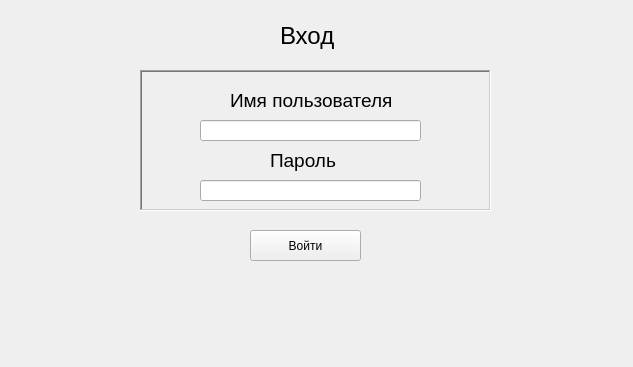
<?xml version="1.0" encoding="UTF-8"?>
<ui version="4.0">
 <class>MainWindow</class>
 <widget class="QMainWindow" name="MainWindow">
  <property name="geometry">
   <rect>
    <x>0</x>
    <y>0</y>
    <width>633</width>
    <height>367</height>
   </rect>
  </property>
  <property name="windowTitle">
   <string>MainWindow</string>
  </property>
  <widget class="QWidget" name="centralwidget">
   <widget class="QLabel" name="label">
    <property name="geometry">
     <rect>
      <x>280</x>
      <y>20</y>
      <width>71</width>
      <height>31</height>
     </rect>
    </property>
    <property name="font">
     <font>
      <pointsize>18</pointsize>
     </font>
    </property>
    <property name="text">
     <string>Вход</string>
    </property>
   </widget>
   <widget class="QPushButton" name="sign_up_button">
    <property name="geometry">
     <rect>
      <x>250</x>
      <y>230</y>
      <width>111</width>
      <height>31</height>
     </rect>
    </property>
    <property name="text">
     <string>Войти</string>
    </property>
    <property name="checkable">
     <bool>false</bool>
    </property>
    <property name="checked">
     <bool>false</bool>
    </property>
    <property name="autoRepeat">
     <bool>false</bool>
    </property>
    <property name="autoExclusive">
     <bool>false</bool>
    </property>
    <property name="autoDefault">
     <bool>false</bool>
    </property>
    <property name="default">
     <bool>false</bool>
    </property>
    <property name="flat">
     <bool>false</bool>
    </property>
   </widget>
   <widget class="QFrame" name="frame">
    <property name="geometry">
     <rect>
      <x>140</x>
      <y>70</y>
      <width>351</width>
      <height>141</height>
     </rect>
    </property>
    <property name="frameShape">
     <enum>QFrame::WinPanel</enum>
    </property>
    <property name="frameShadow">
     <enum>QFrame::Sunken</enum>
    </property>
    <widget class="QLabel" name="user_name_label">
     <property name="geometry">
      <rect>
       <x>90</x>
       <y>20</y>
       <width>161</width>
       <height>21</height>
      </rect>
     </property>
     <property name="font">
      <font>
       <pointsize>14</pointsize>
      </font>
     </property>
     <property name="text">
      <string>Имя пользователя</string>
     </property>
    </widget>
    <widget class="QLineEdit" name="user_name_input">
     <property name="geometry">
      <rect>
       <x>60</x>
       <y>50</y>
       <width>221</width>
       <height>21</height>
      </rect>
     </property>
     <property name="font">
      <font>
       <pointsize>12</pointsize>
      </font>
     </property>
    </widget>
    <widget class="QLineEdit" name="password_input">
     <property name="geometry">
      <rect>
       <x>60</x>
       <y>110</y>
       <width>221</width>
       <height>21</height>
      </rect>
     </property>
     <property name="font">
      <font>
       <pointsize>12</pointsize>
      </font>
     </property>
     <property name="echoMode">
      <enum>QLineEdit::Password</enum>
     </property>
    </widget>
    <widget class="QLabel" name="password_label">
     <property name="geometry">
      <rect>
       <x>130</x>
       <y>80</y>
       <width>71</width>
       <height>21</height>
      </rect>
     </property>
     <property name="font">
      <font>
       <pointsize>14</pointsize>
      </font>
     </property>
     <property name="text">
      <string>Пароль</string>
     </property>
    </widget>
   </widget>
  </widget>
 </widget>
 <resources/>
 <connections/>
</ui>
